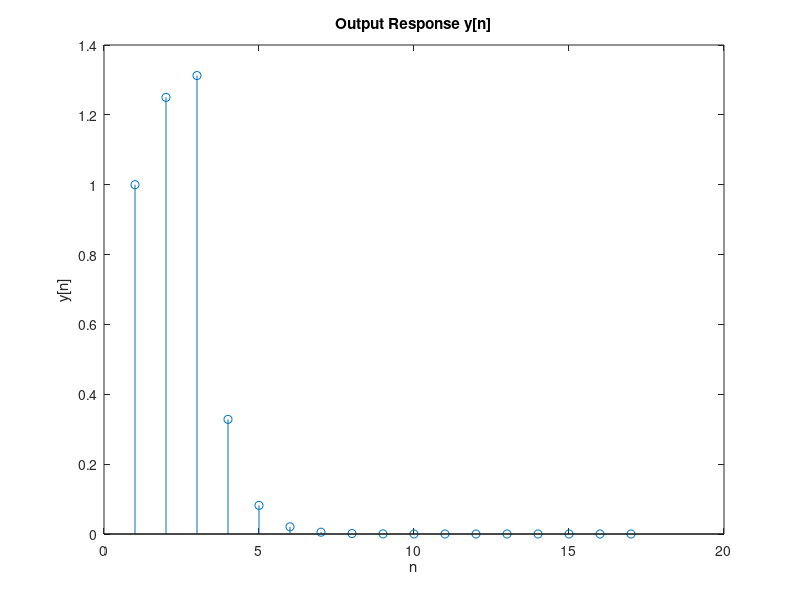

Recreate this plot in MATLAB.
% Question 2 Part 2
% Quang Anh Tran - 40075748


n=[0:9]; 
x=zeros(1:10);
x(1:3)=1;
y(1)=0;
 
h=(1/4).^n;
y=conv(x(1:9),h(1:9)); 
 
stem(y);
title('Output Response y[n]');
xlabel('n');
ylabel('y[n]');


